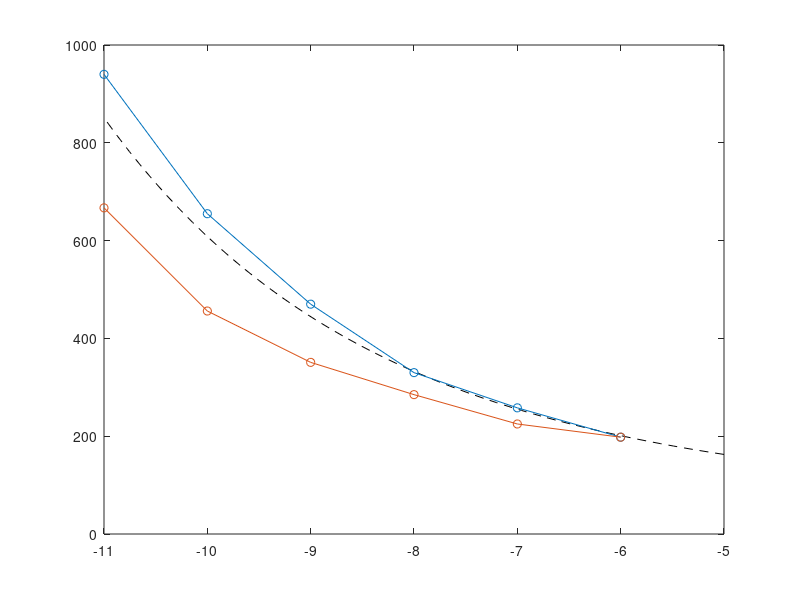

Source code (MATLAB): (Note: this script raises an error after producing the figure.)
%% curve in case 2 (better one)
clear;clc
P_tot = 1;
P_lr_dB0 = -linspace(5,11,50);
P_lr0 = 10.^(P_lr_dB0/10);

mu_s = P_tot./16+P_lr0;
M=linspace(0,32,1e5);
for ii=1:length(mu_s)
    mu_t = P_tot/16.*(1+1./sqrt(M/2).*qfuncinv(5/(8*(8*16-3)+2)));
%     sigma_t = (P_tot/16)^2*pi^2/12./M/log(16*8-3);
    sigma_t = 0;
    curve = 1-qfunc(sqrt(((mu_t-mu_s(ii)).^2)./(sigma_t+1./(M)*(mu_s(ii))^2)));
    [bestscore(ii),best(ii)] = min(abs(curve-0.9));
end
figure
plot(P_lr_dB0,M(best)*32,'k--');hold on
plot((-11:-6),[940,655,470,330,258,198],'o-')
plot((-11:-6),[667,456,351,285,225,198],'o-')
% figure
% plot(M*32,curve)
%%
% curve in case 2
% P_tot = 1;
% P_lr_dB = -11:-6;
% P_lr = 10.^(P_lr_dB/10);
% mu_s = P_tot./16+P_lr;
% mu_t = 
% 
% % M2 = ((2.23*(P_tot./16)-mu_s.*qfuncinv(0.9))./0.25).^2;
% M2 = (2.78*(P_tot./16+P_lr)./(mu_t-mu_s)).^2
% figure
% plot(Ps_dB,M2*32,'r--');hold on
% plot((-11:-6),[940,615,395,278,223,190],'o-')
%%
clear;clc;


    
band_num = 8;
blk_num = 3;
M = 1e2;
N = 32;
SampleNumberAve = 128;

stat_num = 2e2;
P = M*N;
L = N*stat_num*M-P;

fading_flag = 0;
noise_power = 1e-3;
P_c = 10^(40/10);

rand('seed',4);
for ii = 1:blk_num
%     sig_r(:,ii) = kron(randi(2,M*stat_num,1)*2-3,ones(N,1));
%     sig_i(:,ii) = kron(randi(2,M*stat_num,1)*2-3,ones(N,1));
%     sig0(:,ii) = (sig_r(:,ii)+1j*sig_i(:,ii))/sqrt(2);
    upsam = SampleNumberAve;
    symbols = fix(L*2/upsam);
    
    clearvars data temp_data
    qam_level = 4;
    hmod = modem.qammod('M', qam_level, 'InputType', 'integer');
    hdesign  = fdesign.pulseshaping(upsam,'Square Root Raised Cosine');
    hpulse = design(hdesign);
    data = randi(qam_level,symbols,1)-1;
    data = modulate(hmod, data);
    data = upsample(data,upsam);
    temp_data = conv(data,hpulse.Numerator);
    sig0(:,ii) = temp_data./sqrt(sum(temp_data.*conj(temp_data))/length(temp_data));
end
% Formulating multi-band signals
band_realization_num = 1000;
F_pool = [blk_num];
F_num = length(F_pool);
ave_num_pool = 1:2:36;

for P_ur_dB=-11:-6
pd = zeros(length(ave_num_pool),F_num,band_realization_num);

P_ur=10^(P_ur_dB/10);

for band_realization_index=1:band_realization_num
    disp(band_realization_index/band_realization_num*100)
    % signal table (band | subband | power)
    sig_table = zeros(blk_num,3);
    % sig in which band
    sig_table(:,1) = randi(band_num,blk_num,1);
    % sig in which subband
    sig_table(:,2) = randi(N/2-1,blk_num,1);
    % power of sig
%     sig_pow_dB = [-3,-6,-18,-30,-30,-30];
%     sig_pow = 10.^(sig_pow_dB/10);
%     sig_table(1:6,3) = sig_pow';
%     sig_pow_dB = [0.42075;0.42075;0.42075];
    sig_pow = zeros(blk_num-1,1);
    while sum(sig_pow>=P_ur)<blk_num-1
        sig_pow_dB = sort(rand(blk_num-1,1)*(-P_ur_dB-3)+P_ur_dB,'descend');
        sig_pow0 = 10.^(sig_pow_dB/10);
        sig_pow = sig_pow0./sum(sig_pow0)*(1-P_ur);
    end
%     sig_table(1:blk_num,3) = [sig_pow;P_ur];
    sig_table(1:blk_num,3) = [sig_pow;P_ur];

    for ff=1:max(F_pool)
        best_bin_ref(ff) = (sig_table(ff,1)-1)*N/2+sig_table(ff,2);
    end

    Nn = N;
    runtimes = 20;

    % fading_coeff = raylrnd(1,blk_num,runtimes);
    pd_counter = zeros(runtimes,length(F_pool),length(ave_num_pool));

    for runindex = 1:runtimes
        LL = N*max(ave_num_pool);
        y = zeros(LL,blk_num);
        CAL = randi(2,LL,band_num)*2-3;
        for ii=1:blk_num
            start_P = randi(L);
    %         sig_cache0 = sig(start_P:start_P+N-1,ii)*sqrt(10^(-randn));
            sig_cache0 = sig0(start_P:start_P+LL-1,ii);
            sig_cache1 = sig_cache0.*transpose(exp(1j*(rand*2*pi+(sig_table(ii,2)-1)*2*pi*(1:LL)/N)))*sqrt(sig_table(ii,3));
            if fading_flag
%                 chan = rayleighchan(1/6e6,100);
%                 sig_cache = filter(chan,sig_cache1);
                sig_cache = randn*real(sig_cache1)+1j*randn*imag(sig_cache1);
            else
                sig_cache = sig_cache1;
            end
            y(:,ii) = 2*real(sig_cache).*CAL(:,sig_table(ii,1))+abs(sig_cache).^2/sqrt(P_c);
        end
        sig_sum = sum(y,2);%+sqrt(noise_power)*(rand(N,1)*2-1);
        
        % fft-based periodogram estimation
        bins_bands_temp = zeros(max(ave_num_pool),N/2,band_num);
        for kk=1:band_num
            sig_sum_corr = sig_sum.*CAL(:,kk);
            for aa=1:max(ave_num_pool)
                periodo_gram = (abs(fft(sig_sum_corr((aa-1)*N+1:aa*N))/N).^2)';
                bins_bands_temp(aa,:,kk) = periodo_gram(1:N/2);
            end
        end
        
        for ave_index = 1:length(ave_num_pool)
            ave_num = ave_num_pool(ave_index);
            for kk=1:band_num
                bins_bands(:,kk) = sum(squeeze(bins_bands_temp(1:ave_num,:,kk)),1)'/ave_num;
            end

            % detection
            
            [sortval,sortindex] = sort((bins_bands(:)),'descend');
            for ff=1:length(F_pool)
                F=F_pool(ff);
%                 bestbin(runindex,:)=sortindex(1:F);
                if sort(sortindex(1:F))'==sort(best_bin_ref(1:F))
                    pd_counter(runindex,ff,ave_index) = pd_counter(runindex,ff,ave_index)+1;
                end
            end
        end
    end

    for ave_index = 1:length(ave_num_pool)
        for ff=1:length(F_pool)
            pd(ave_index,ff,band_realization_index) = sum(pd_counter(:,ff,ave_index))/runtimes;
        end
    end
end
% average over different realization of frequency settings
for ave_index=1:length(ave_num_pool)
    for ff=1:F_num
        pd_diff_freq(ave_index,ff) = mean(pd(ave_index,ff,:));
    end
end
%
figure
plot(ave_num_pool*Nn,pd_diff_freq);
grid on
end